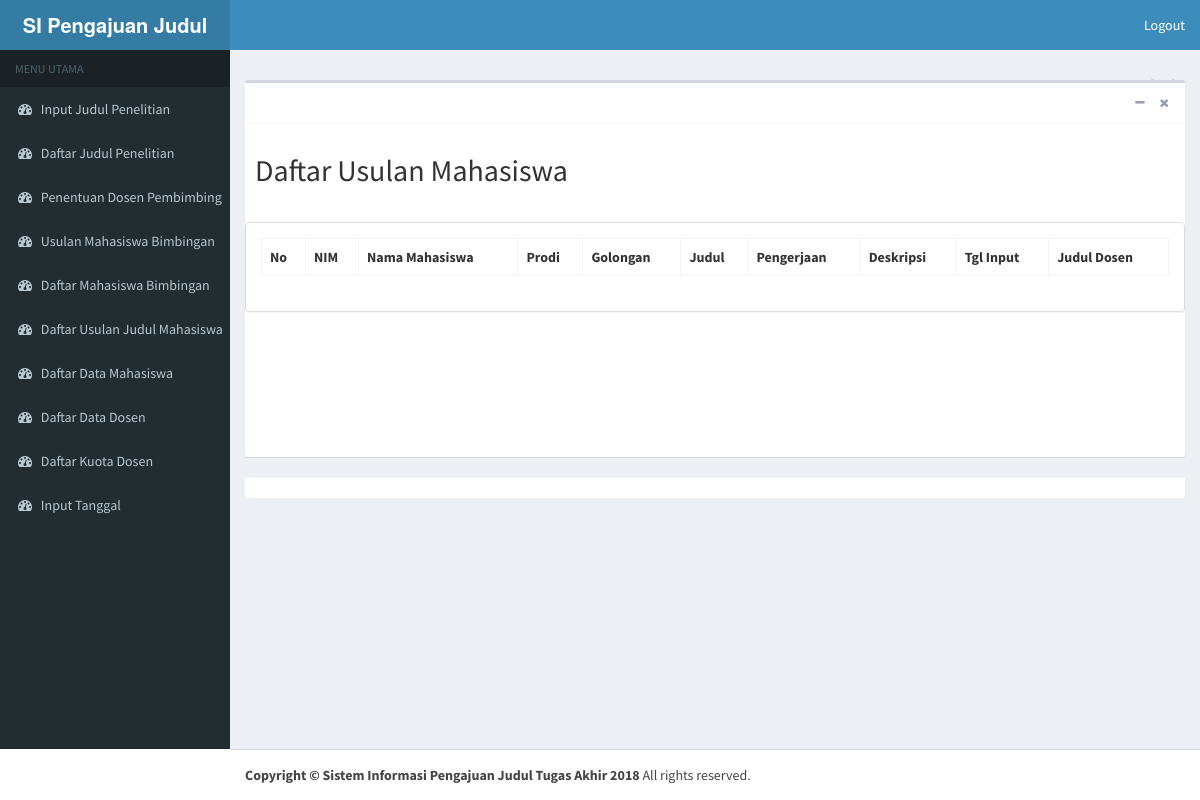
/kordinator/usulanmhs1, run on an earlier commit of the app's database.
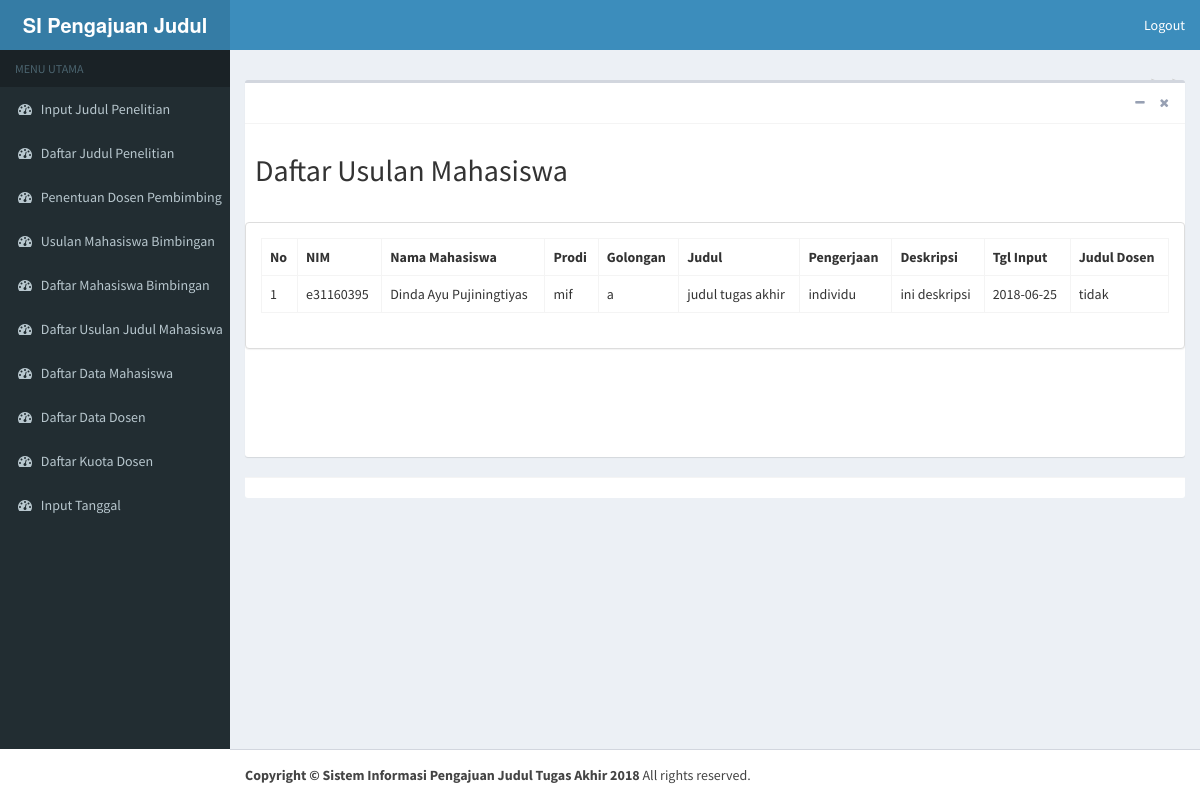
And on a later commit of the database.
### tables this page shows
CREATE TABLE `usulan_ta_mhs` (
  `id_usulan` int(11) NOT NULL,
  `nim` varchar(9) NOT NULL,
  `prodi` char(3) NOT NULL,
  `golongan` varchar(1) NOT NULL,
  `judul` varchar(100) NOT NULL,
  `pengerjaan` varchar(10) NOT NULL,
  `deskripsi` text NOT NULL,
  `dosen_pembimbing` varchar(30) NOT NULL,
  `tgl_input` date NOT NULL,
  `judul_dosen` varchar(30) NOT NULL
);

CREATE TABLE `data_mahasiswa` (
  `nim` varchar(9) NOT NULL,
  `nama` varchar(100) NOT NULL,
  `prodi` char(3) NOT NULL,
  `golongan` varchar(2) NOT NULL,
  `password` varchar(100) NOT NULL
);

### application/views/kordinator/content.php (called while the page is built, shortened)
<?php
$this->load->view('kordinator/header');
if (isset($uniqid)){
  $this->load->view('kordinator/'.$uniqid);
} else {
  show_404();
}
?>

### application/controllers/Kordinator.php (called while the page is built, shortened)
<?php
class Kordinator extends CI_Controller {
	function __construct(){
		$this->load->helper(array('url'));
		$this->load->helper('form');
		$this->load->model('Kuotadosen_model');
		$this->load->model('logindosen_model');
		$this->load->model('koor_model');
		$this->load->model('Pengajuan_Model');
	}
    	function usulanmhs1(){
		$this->load->model('Pengajuan_Model');
		$nip=$this->session->userdata('nip');
		$data = array(
			'uniqid' => 'usulantamhs',
			$this->load->model('Pengajuan_Model'),
			'inner' => $this->Pengajuan_Model->tampil_usulan($nip),
		);
			$this->load->view('kordinator/content',$data);
	}
}

### index.php (called while the page is built, shortened)
<?php
require_once BASEPATH.'core/CodeIgniter.php';

### application/models/Pengajuan_Model.php (called while the page is built, shortened)
<?php
class Pengajuan_Model extends CI_Model{
		function tampil_usulan(){
		$x=$this->db->query("SELECT usulan_ta_mhs.nim, data_mahasiswa.nama, usulan_ta_mhs.prodi, usulan_ta_mhs.golongan, usulan_ta_mhs.judul, usulan_ta_mhs.pengerjaan, usulan_ta_mhs.deskripsi, usulan_ta_mhs.tgl_input, usulan_ta_mhs.judul_dosen,usulan_ta_mhs.status_pilih FROM `usulan_ta_mhs` INNER JOIN data_mahasiswa on data_mahasiswa.nim=usulan_ta_mhs.nim INNER JOIN review_ta ON usulan_ta_mhs.id_usulan=review_ta.id_usulan where usulan_ta_mhs.dosen_pembimbing && review_ta.status='diterima'");
	    return $x->result();
	}
}

### application/views/kordinator/usulantamhs.php (the view, shortened to what this page needs)
<div class="content-wrapper">
  <section class="content-header">
    <ol class="breadcrumb">
    </ol>
  </section>
  <section class="content">
    <div class="box">
      <div class="box-header with-border">
        <div class="box-tools pull-right">
          <button type="button" class="btn btn-box-tool" data-widget="collapse" data-toggle="tooltip" title="Collapse">
            <i class="fa fa-minus"></i></button>
          <button type="button" class="btn btn-box-tool" data-widget="remove" data-toggle="tooltip" title="Remove">
            <i class="fa fa-times"></i></button>
        </div>
      </div>
      <div class="box-body">
        <h2>Daftar Usulan Mahasiswa</h2>
            </div>
            <section class="content">
    <div class="row">
      <div class="col-lg-20 ">
        <div class="panel panel-default">
          <div class="panel-body">
             <table class="table table-bordered "  style="background-color:white; width: 100%;">
             <tr>
                <th>No</th>
                <th>NIM</th>
                <th>Nama Mahasiswa</th>
                <th>Prodi</th>
                <th>Golongan</th>
                <th>Judul</th>
                <th>Pengerjaan</th>
                <th>Deskripsi</th>
                <th>Tgl Input</th>
                <th>Judul Dosen</th>
              </tr>
              <?php
              $no = 1;
              foreach($inner as $u){
              ?>
              <tr>
                <td><?php echo $no++ ?></td>
                <td><?php echo $u->nim ?></td>
                <td><?php echo $u->nama ?></td>
                <td><?php echo $u->prodi ?></td>
                <td><?php echo $u->golongan ?></td>
                <td><?php echo $u->judul ?></td>
                <td><?php echo $u->pengerjaan ?></td>
                <td><?php echo $u->deskripsi ?></td>
                <td><?php echo $u->tgl_input ?></td>
                <td><?php echo $u->judul_dosen ?></td>
                 <?php
                 }?></tr>
            </table>
          </div>
        </div>
       </div>
    </div>
  </section>
      </div>
      <div class="box-footer">
      </div>
    </div>
</div>

What changed in the data, as far as the page shows it:
added usulan_ta_mhs: nim "e31160395", nim.nama "Dinda Ayu Pujiningtiyas", prodi "mif", golongan "a", judul "judul tugas akhir", pengerjaan "individu", deskripsi "ini deskripsi", tgl_input "2018-06-25", judul_dosen "tidak"
